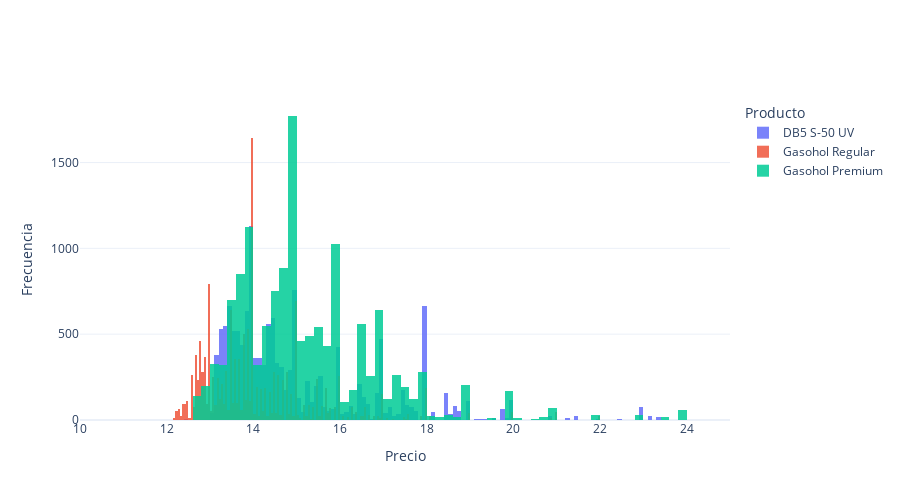

Notebook source saved alongside this figure:
### Code cell
# Productos a comparar
productos = ["DB5 S-50 UV", "Gasohol Regular", "Gasohol Premium"]

fig = go.Figure()

# Agregamos un histograma para cada producto
for producto in productos:
    fig.add_trace(
        go.Histogram(
            x=osinerg[osinerg["Producto"] == producto]["Precio"],
            name=producto,
            opacity=0.85,
            nbinsx=200
        )
    )

fig.update_xaxes(range=[10, 25])

fig.update_layout(
    title=None,#"Distribución de Precios por Tipo de Combustible",
    xaxis_title="Precio",
    yaxis_title="Frecuencia",
    barmode="overlay",         # superposición
    template="plotly_white",
    width=900,
    height=500,
    legend_title="Producto"
)

fig.show()
fig.write_image("results/distrib_combustibles.pdf")

### Figure 1 — Plotly figure (JSON) as saved in the notebook; plotly's stock layout.template omitted (floating-point values rounded to 4 significant figures; data arrays with more than 128 entries replaced by an {"elided": "..."} marker saying what was removed)
{"data": [{"name": "DB5 S-50 UV", "nbinsx": 200, "opacity": 0.85, "type": "histogram", "x": {"elided": "14463 float values"}}, {"name": "Gasohol Regular", "nbinsx": 200, "opacity": 0.85, "type": "histogram", "x": {"elided": "14553 float values"}}, {"name": "Gasohol Premium", "nbinsx": 200, "opacity": 0.85, "type": "histogram", "x": {"elided": "14336 float values"}}], "layout": {"barmode": "overlay", "height": 500, "legend": {"title": {"text": "Producto"}}, "title": {}, "width": 900, "xaxis": {"range": [10, 25], "title": {"text": "Precio"}}, "yaxis": {"title": {"text": "Frecuencia"}}}}
